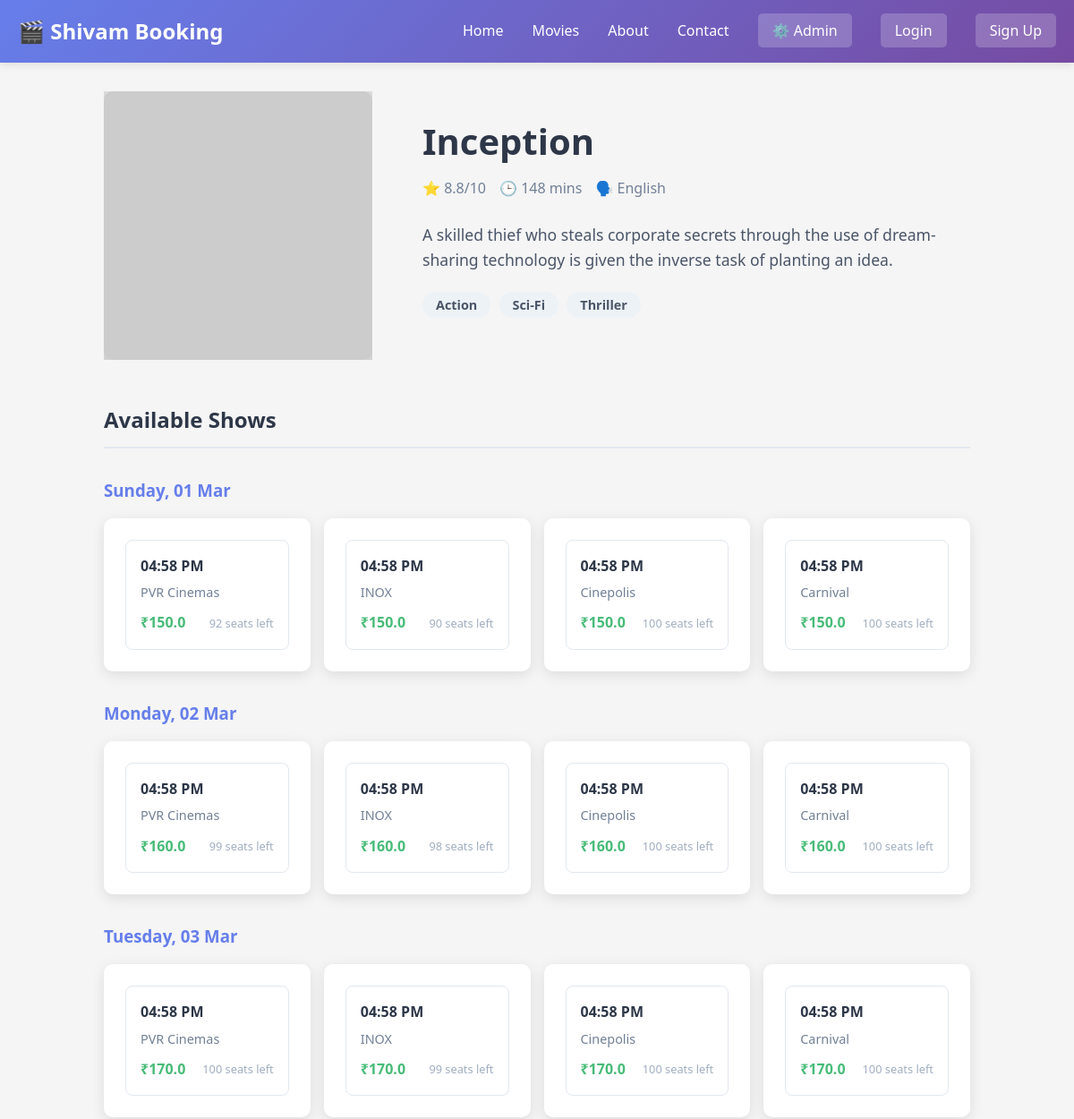
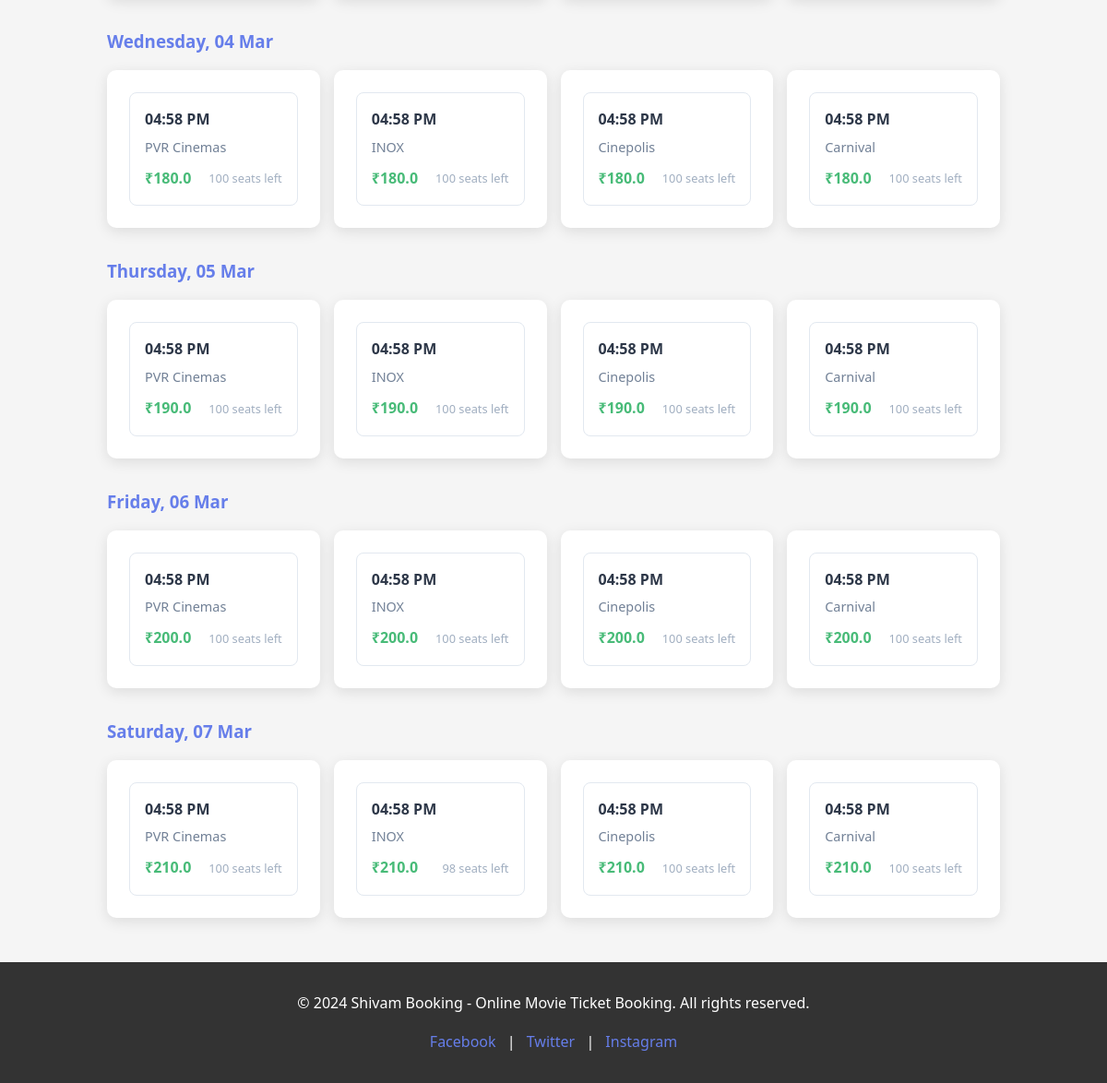
The page /movie/2 on the database its author committed (2 pictures, top to bottom).
### tables this page shows
CREATE TABLE movies (
                id INTEGER PRIMARY KEY AUTOINCREMENT,
                title TEXT NOT NULL,
                description TEXT,
                genre TEXT,
                rating REAL,
                duration INTEGER,
                language TEXT,
                poster_url TEXT,
                status TEXT DEFAULT 'active',
                created_at TIMESTAMP DEFAULT CURRENT_TIMESTAMP
            );

CREATE TABLE shows (
                id INTEGER PRIMARY KEY AUTOINCREMENT,
                movie_id INTEGER NOT NULL,
                theater_name TEXT NOT NULL,
                show_time TIMESTAMP NOT NULL,
                price REAL NOT NULL,
                total_seats INTEGER DEFAULT 100,
                available_seats INTEGER DEFAULT 100,
                FOREIGN KEY(movie_id) REFERENCES movies(id)
            );

### app/routes.py (the view)
@movie_bp.route('/movie/<int:movie_id>')
def movie_detail(movie_id):
    movie = Movie.get_movie_by_id(movie_id)
    shows = Show.get_shows_by_movie(movie_id)
    if not movie:
        return "Movie not found", 404
    shows_by_date = {}
    for show in shows:
        try:
            dt = datetime.fromisoformat(show[3])
            date_key = dt.strftime('%Y-%m-%d')
            if date_key not in shows_by_date:
                shows_by_date[date_key] = []
            shows_by_date[date_key].append({
                'id': show[0],
                'theater': show[2],
                'time': dt.strftime('%I:%M %p'),
                'price': show[4],
                'available_seats': show[6]
            })
        except ValueError:
            continue
    formatted_shows = []
    for date_key in sorted(shows_by_date.keys()):
        dt = datetime.strptime(date_key, '%Y-%m-%d')
        formatted_shows.append({
            'date_display': dt.strftime('%A, %d %b'),
            'shows': shows_by_date[date_key]
        })
    return render_template('movie_detail.html', movie=movie, formatted_shows=formatted_shows,
                         is_logged_in='user_id' in session, username=session.get('username'))

### app/models.py (called while the page is built)
    @staticmethod
    def get_movie_by_id(movie_id):
        conn = sqlite3.connect(DATABASE, timeout=30)
        try:
            cursor = conn.cursor()
            cursor.execute('SELECT * FROM movies WHERE id = ?', (movie_id,))
            return cursor.fetchone()
        finally:
            conn.close()

    @staticmethod
    def get_shows_by_movie(movie_id):
        conn = sqlite3.connect(DATABASE, timeout=30)
        try:
            cursor = conn.cursor()
            cursor.execute('SELECT * FROM shows WHERE movie_id = ? AND show_time > ?', (movie_id, datetime.now()))
            return cursor.fetchall()
        finally:
            conn.close()

### templates/movie_detail.html (shortened to what this page needs)
{% extends 'base.html' %}  {% block content %}
<div
  class="movie-detail-container"
  style="max-width: 1000px; margin: 2rem auto; padding: 0 1rem"
>
  <div
    class="movie-header"
    style="display: flex; gap: 2rem; margin-bottom: 3rem; flex-wrap: wrap"
  >
    <div class="movie-poster" style="flex: 0 0 300px">
      <img
        src="{{ movie[7] }}"
        alt="{{ movie[1] }}"
        style="
          width: 100%;
          border-radius: 10px;
          box-shadow: 0 10px 20px rgba(0, 0, 0, 0.1);
        "
      />
    </div>
    <div class="movie-info" style="flex: 1">
      <h1 style="font-size: 2.5rem; margin-bottom: 0.5rem; color: #2d3748">
        {{ movie[1] }}
      </h1>
      <div
        class="meta"
        style="display: flex; gap: 15px; margin-bottom: 1.5rem; color: #718096"
      >
        <span>⭐ {{ movie[4] }}/10</span>
        <span>🕒 {{ movie[5] }} mins</span>
        <span>🗣️ {{ movie[6] }}</span>
      </div>
      <p
        style="
          font-size: 1.1rem;
          line-height: 1.6;
          color: #4a5568;
          margin-bottom: 1.5rem;
        "
      >
        {{ movie[2] }}
      </p>
      <div class="genre">
        {% for g in movie[3].split(',') %}
        <span
          style="
            background: #edf2f7;
            padding: 5px 15px;
            border-radius: 20px;
            font-size: 0.9rem;
            color: #4a5568;
            margin-right: 5px;
          "
          >{{ g }}</span
        >
        {% endfor %}
      </div>
    </div>
  </div>
  <div class="shows-section">
    <h2
      style="
        border-bottom: 2px solid #e2e8f0;
        padding-bottom: 10px;
        margin-bottom: 2rem;
        color: #2d3748;
      "
    >
      Available Shows
    </h2>
    {% if formatted_shows %}
    <div class="dates-list">
      {% for date_group in formatted_shows %}
      <div class="date-group" style="margin-bottom: 2rem">
        <h3 style="color: #667eea; margin-bottom: 1rem">
          {{ date_group.date_display }}
        </h3>
        <div
          class="shows-grid"
          style="
            display: grid;
            grid-template-columns: repeat(auto-fill, minmax(200px, 1fr));
            gap: 15px;
          "
        >
          {% for show in date_group.shows %}
          <a
            href="{{ url_for('booking.book_seats', show_id=show.id) }}"
            class="show-card"
            style="text-decoration: none; color: inherit"
          >
            <div
              style="
                border: 1px solid #e2e8f0;
                border-radius: 8px;
                padding: 1rem;
                transition: all 0.2s;
                background: white;
                hover: {
                  transform: translateY(-2px);
                  box-shadow: 0 4px 6px rgba(0, 0, 0, 0.1);
                }
              "
            >
              <div
                style="font-weight: bold; color: #2d3748; margin-bottom: 5px"
              >
                {{ show.time }}
              </div>
              <div
                style="font-size: 0.9rem; color: #718096; margin-bottom: 5px"
              >
                {{ show.theater }}
              </div>
              <div
                style="
                  display: flex;
                  justify-content: space-between;
                  align-items: center;
                  margin-top: 10px;
                "
              >
                <span style="color: #48bb78; font-weight: bold"
                  >₹{{ show.price }}</span
                >
                <span style="font-size: 0.8rem; color: #a0aec0"
                  >{{ show.available_seats }} seats left</span
                >
              </div>
            </div>
          </a>
          {% endfor %}
        </div>
      </div>
      {% endfor %}
    </div>
    {% endif %}
  </div>
</div>
{% endblock %}

### static/css/style.css (style rules this page uses)
* { margin: 0; padding: 0; box-sizing: border-box; }
body { font-family: 'Segoe UI', Tahoma, Geneva, Verdana, sans-serif; background-color: #f5f5f5; color: #333; line-height: 1.6; }
.movie-poster { width: 100%; height: 300px; overflow: hidden; background: #ddd; }
.movie-poster img { width: 100%; height: 100%; object-fit: cover; }
.movie-info { padding: 1.5rem; }
.genre { color: #667eea; font-weight: bold; margin: 0.5rem 0; }
.show-card { background: white; padding: 1.5rem; border-radius: 10px; box-shadow: 0 4px 15px rgba(0,0,0,0.1); display: flex; flex-direction: column; justify-content: space-between; }

### rows shown on the page
movies: title "Inception", rating "8.8", duration "148", language "English", description "A skilled thief who steals corporate secrets through the use of dream-sharing technology is given the inverse task of planting an idea."
shows: time "04:58 PM", theater "PVR Cinemas", price "150.0", available_seats "92"
shows: time "04:58 PM", theater "INOX", price "150.0", available_seats "90"
shows: time "04:58 PM", theater "Cinepolis", price "150.0", available_seats "100"
shows: time "04:58 PM", theater "Carnival", price "150.0", available_seats "100"
shows: time "04:58 PM", theater "PVR Cinemas", price "160.0", available_seats "99"
shows: time "04:58 PM", theater "INOX", price "160.0", available_seats "98"
shows: time "04:58 PM", theater "Cinepolis", price "160.0", available_seats "100"
shows: time "04:58 PM", theater "Carnival", price "160.0", available_seats "100"
shows: time "04:58 PM", theater "PVR Cinemas", price "170.0", available_seats "100"
shows: time "04:58 PM", theater "INOX", price "170.0", available_seats "99"
shows: time "04:58 PM", theater "Cinepolis", price "170.0", available_seats "100"
shows: time "04:58 PM", theater "Carnival", price "170.0", available_seats "100"
shows: time "04:58 PM", theater "PVR Cinemas", price "180.0", available_seats "100"
shows: time "04:58 PM", theater "INOX", price "180.0", available_seats "100"
shows: time "04:58 PM", theater "Cinepolis", price "180.0", available_seats "100"
shows: time "04:58 PM", theater "Carnival", price "180.0", available_seats "100"
shows: time "04:58 PM", theater "PVR Cinemas", price "190.0", available_seats "100"
shows: time "04:58 PM", theater "INOX", price "190.0", available_seats "100"
shows: time "04:58 PM", theater "Cinepolis", price "190.0", available_seats "100"
shows: time "04:58 PM", theater "Carnival", price "190.0", available_seats "100"
shows: time "04:58 PM", theater "PVR Cinemas", price "200.0", available_seats "100"
shows: time "04:58 PM", theater "INOX", price "200.0", available_seats "100"
shows: time "04:58 PM", theater "Cinepolis", price "200.0", available_seats "100"
shows: time "04:58 PM", theater "Carnival", price "200.0", available_seats "100"
shows: time "04:58 PM", theater "PVR Cinemas", price "210.0", available_seats "100"
shows: time "04:58 PM", theater "INOX", price "210.0", available_seats "98"
shows: time "04:58 PM", theater "Cinepolis", price "210.0", available_seats "100"
shows: time "04:58 PM", theater "Carnival", price "210.0", available_seats "100"

### other values the page prints
{{ g }} "Action" "Sci-Fi" "Thriller"
{{ date_group.date_display }} "Sunday, 01 Mar" "Monday, 02 Mar" "Tuesday, 03 Mar" "Wednesday, 04 Mar" "Thursday, 05 Mar" "Friday, 06 Mar" "Saturday, 07 Mar"
